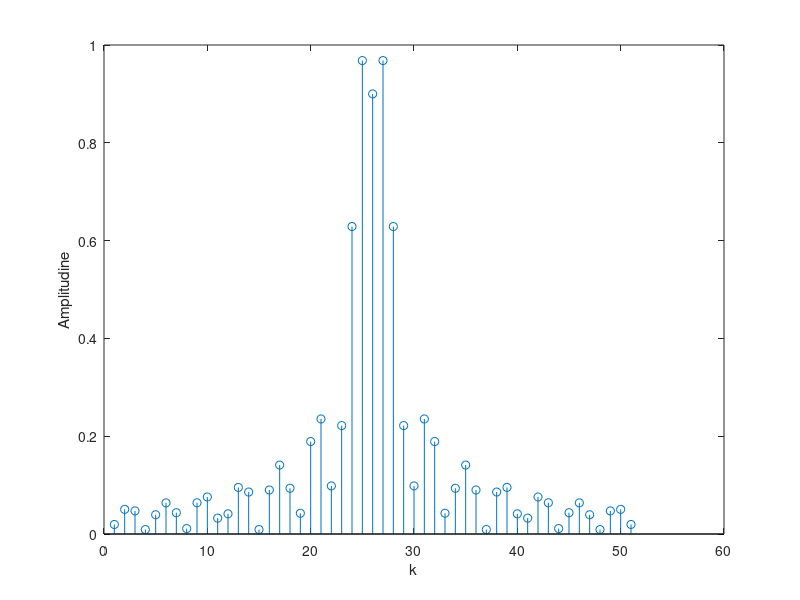
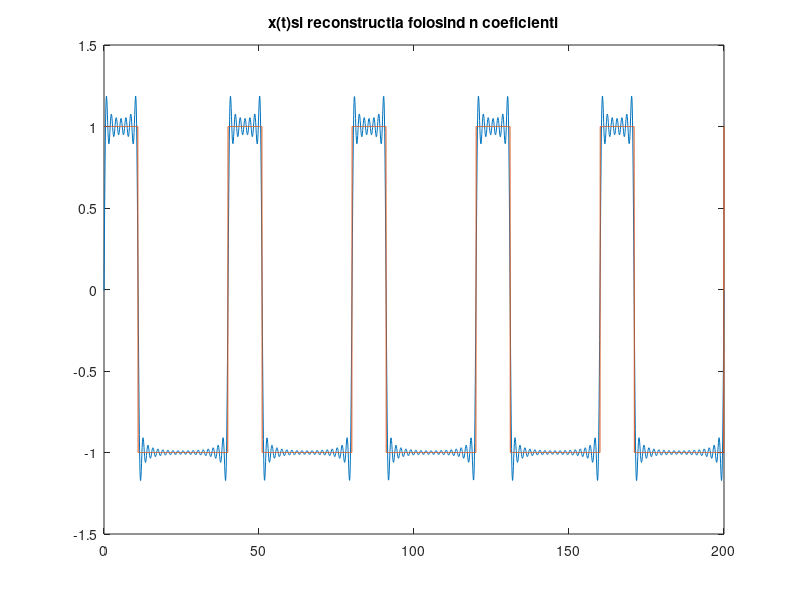

These charts were generated, in order, by the following MATLAB code:
%semnal dreptunghiular
P=40; %perioada
f=1/P; %frecventa
D=23; %durata
t=linspace(0,5*P,2000); %genereaza 2000 de puncte intre 0 si 5*P
s=square(2*pi*f*t,100*11/40); %semnalul initial

n=50; %numarul de coeficienti
funCont=@(t) square(2*pi*f*t,100*11/40); 
c0=1/P*integral(funCont, 0, P); %calculul componentei continue
ck=zeros(1,n);
Ak=zeros(1,n);
Ak(26)=2*abs(c0); %calcul armonicii fundamentale
semnal=0;
for (k=1:50)
   fun=@(t)square(2*pi*f*t,100*11/40).*exp(-2*pi*f*t*1i*(k-25));
   ck(k)=f*integral(fun,0,P); %calculul componentelor
   Ak(k+1)=2*abs(ck(k)); 
   semnal=semnal+ck(k)*exp(2*pi*f*t*1i*(k-25)); %semnalul refacut
end
Ak(1)=Ak(51);

figure (1);
stem([1:51],Ak);
xlabel('k');
ylabel('Amplitudine');

figure (2);
plot(t,semnal);
hold on;
plot(t,s);
title('x(t)si reconstructia folosind n coeficienti');
hold off;

%Seria  Fourier Exponentiala ofera o descompunere a semnalului periodic
%intr-o suma de componente elementare de tip exponential, nerealizabile
%fizic. Utilizarea ei este foarte comoda in problemele de determinare a
%raspunsului circuitelor la semnale periodice. Conform SFE orice
%semnal periodic poate fi aproximat printr-o suma infinita de sinusuri
%si cosinusuri de diferite frecvente.